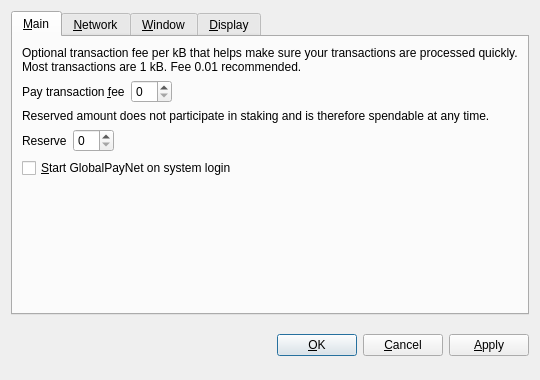
<?xml version="1.0" encoding="UTF-8"?>
<ui version="4.0">
 <class>OptionsDialog</class>
 <widget class="QDialog" name="OptionsDialog">
  <property name="geometry">
   <rect>
    <x>0</x>
    <y>0</y>
    <width>540</width>
    <height>380</height>
   </rect>
  </property>
  <property name="windowTitle">
   <string>Options</string>
  </property>
  <property name="modal">
   <bool>true</bool>
  </property>
  <layout class="QVBoxLayout" name="verticalLayout">
   <item>
    <widget class="QTabWidget" name="tabWidget">
     <property name="tabPosition">
      <enum>QTabWidget::North</enum>
     </property>
     <property name="currentIndex">
      <number>0</number>
     </property>
     <widget class="QWidget" name="tabMain">
      <attribute name="title">
       <string>&amp;Main</string>
      </attribute>
      <layout class="QVBoxLayout" name="verticalLayout_Main">
       <item>
        <widget class="QLabel" name="transactionFeeInfoLabel">
         <property name="text">
          <string>Optional transaction fee per kB that helps make sure your transactions are processed quickly. Most transactions are 1 kB. Fee 0.01 recommended.</string>
         </property>
         <property name="textFormat">
          <enum>Qt::PlainText</enum>
         </property>
         <property name="wordWrap">
          <bool>true</bool>
         </property>
        </widget>
       </item>
       <item>
        <layout class="QHBoxLayout" name="horizontalLayoutFee">
         <item>
          <widget class="QLabel" name="transactionFeeLabel">
           <property name="text">
            <string>Pay transaction &amp;fee</string>
           </property>
           <property name="textFormat">
            <enum>Qt::PlainText</enum>
           </property>
           <property name="buddy">
            <cstring>transactionFee</cstring>
           </property>
          </widget>
         </item>
         <item>
          <widget class="BitcoinAmountField" name="transactionFee"/>
         </item>
         <item>
          <spacer name="horizontalSpacerFee">
           <property name="orientation">
            <enum>Qt::Horizontal</enum>
           </property>
           <property name="sizeHint" stdset="0">
            <size>
             <width>40</width>
             <height>20</height>
            </size>
           </property>
          </spacer>
         </item>
        </layout>
       </item>
       <item>
        <widget class="QLabel" name="reserveBalanceInfoLabel">
         <property name="text">
          <string>Reserved amount does not participate in staking and is therefore spendable at any time.</string>
         </property>
         <property name="textFormat">
          <enum>Qt::PlainText</enum>
         </property>
         <property name="wordWrap">
          <bool>true</bool>
         </property>
        </widget>
       </item>
       <item>
        <layout class="QHBoxLayout" name="horizontalLayoutReserveBalance">
         <item>
          <widget class="QLabel" name="reserveBalanceLabel">
           <property name="text">
            <string>Reserve</string>
           </property>
           <property name="textFormat">
            <enum>Qt::PlainText</enum>
           </property>
           <property name="buddy">
            <cstring>reserveBalance</cstring>
           </property>
          </widget>
         </item>
         <item>
          <widget class="BitcoinAmountField" name="reserveBalance"/>
         </item>
         <item>
          <spacer name="horizontalSpacerReserveBalance">
           <property name="orientation">
            <enum>Qt::Horizontal</enum>
           </property>
           <property name="sizeHint" stdset="0">
            <size>
             <width>40</width>
             <height>20</height>
            </size>
           </property>
          </spacer>
         </item>
        </layout>
       </item>
       <item>
        <widget class="QCheckBox" name="bitcoinAtStartup">
         <property name="toolTip">
          <string>Automatically start GlobalPayNet after logging in to the system.</string>
         </property>
         <property name="text">
          <string>&amp;Start GlobalPayNet on system login</string>
         </property>
        </widget>
       </item>
       <item>
        <spacer name="verticalSpacer_Main">
         <property name="orientation">
          <enum>Qt::Vertical</enum>
         </property>
         <property name="sizeHint" stdset="0">
          <size>
           <width>20</width>
           <height>40</height>
          </size>
         </property>
        </spacer>
       </item>
      </layout>
     </widget>
     <widget class="QWidget" name="tabNetwork">
      <attribute name="title">
       <string>&amp;Network</string>
      </attribute>
      <layout class="QVBoxLayout" name="verticalLayout_Network">
       <item>
        <widget class="QCheckBox" name="mapPortUpnp">
         <property name="toolTip">
          <string>Automatically open the GlobalPayNet client port on the router. This only works when your router supports UPnP and it is enabled.</string>
         </property>
         <property name="text">
          <string>Map port using &amp;UPnP</string>
         </property>
        </widget>
       </item>
       <item>
        <widget class="QCheckBox" name="connectSocks">
         <property name="toolTip">
          <string>Connect to the GlobalPayNet network through a SOCKS proxy (e.g. when connecting through Tor).</string>
         </property>
         <property name="text">
          <string>&amp;Connect through SOCKS proxy:</string>
         </property>
        </widget>
       </item>
       <item>
        <layout class="QHBoxLayout" name="horizontalLayout_Network">
         <item>
          <widget class="QLabel" name="proxyIpLabel">
           <property name="text">
            <string>Proxy &amp;IP:</string>
           </property>
           <property name="textFormat">
            <enum>Qt::PlainText</enum>
           </property>
           <property name="buddy">
            <cstring>proxyIp</cstring>
           </property>
          </widget>
         </item>
         <item>
          <widget class="QValidatedLineEdit" name="proxyIp">
           <property name="maximumSize">
            <size>
             <width>140</width>
             <height>16777215</height>
            </size>
           </property>
           <property name="toolTip">
            <string>IP address of the proxy (e.g. 127.0.0.1)</string>
           </property>
          </widget>
         </item>
         <item>
          <widget class="QLabel" name="proxyPortLabel">
           <property name="text">
            <string>&amp;Port:</string>
           </property>
           <property name="textFormat">
            <enum>Qt::PlainText</enum>
           </property>
           <property name="buddy">
            <cstring>proxyPort</cstring>
           </property>
          </widget>
         </item>
         <item>
          <widget class="QLineEdit" name="proxyPort">
           <property name="maximumSize">
            <size>
             <width>55</width>
             <height>16777215</height>
            </size>
           </property>
           <property name="toolTip">
            <string>Port of the proxy (e.g. 9050)</string>
           </property>
          </widget>
         </item>
         <item>
          <widget class="QLabel" name="socksVersionLabel">
           <property name="text">
            <string>SOCKS &amp;Version:</string>
           </property>
           <property name="textFormat">
            <enum>Qt::PlainText</enum>
           </property>
           <property name="buddy">
            <cstring>socksVersion</cstring>
           </property>
          </widget>
         </item>
         <item>
          <widget class="QValueComboBox" name="socksVersion">
           <property name="toolTip">
            <string>SOCKS version of the proxy (e.g. 5)</string>
           </property>
          </widget>
         </item>
         <item>
          <spacer name="horizontalSpacer_Network">
           <property name="orientation">
            <enum>Qt::Horizontal</enum>
           </property>
           <property name="sizeHint" stdset="0">
            <size>
             <width>40</width>
             <height>20</height>
            </size>
           </property>
          </spacer>
         </item>
        </layout>
       </item>
       <item>
        <spacer name="verticalSpacer_Network">
         <property name="orientation">
          <enum>Qt::Vertical</enum>
         </property>
         <property name="sizeHint" stdset="0">
          <size>
           <width>20</width>
           <height>40</height>
          </size>
         </property>
        </spacer>
       </item>
      </layout>
     </widget>
     <widget class="QWidget" name="tabWindow">
      <attribute name="title">
       <string>&amp;Window</string>
      </attribute>
      <layout class="QVBoxLayout" name="verticalLayout_Window">
       <item>
        <widget class="QCheckBox" name="minimizeToTray">
         <property name="toolTip">
          <string>Show only a tray icon after minimizing the window.</string>
         </property>
         <property name="text">
          <string>&amp;Minimize to the tray instead of the taskbar</string>
         </property>
        </widget>
       </item>
       <item>
        <widget class="QCheckBox" name="minimizeOnClose">
         <property name="toolTip">
          <string>Minimize instead of exit the application when the window is closed. When this option is enabled, the application will be closed only after selecting Quit in the menu.</string>
         </property>
         <property name="text">
          <string>M&amp;inimize on close</string>
         </property>
        </widget>
       </item>
       <item>
        <spacer name="verticalSpacer_Window">
         <property name="orientation">
          <enum>Qt::Vertical</enum>
         </property>
         <property name="sizeHint" stdset="0">
          <size>
           <width>20</width>
           <height>40</height>
          </size>
         </property>
        </spacer>
       </item>
      </layout>
     </widget>
     <widget class="QWidget" name="tabDisplay">
      <attribute name="title">
       <string>&amp;Display</string>
      </attribute>
      <layout class="QVBoxLayout" name="verticalLayout_Display">
       <item>
        <layout class="QHBoxLayout" name="horizontalLayout_1_Display">
         <item>
          <widget class="QLabel" name="langLabel">
           <property name="text">
            <string>User Interface &amp;language:</string>
           </property>
           <property name="textFormat">
            <enum>Qt::PlainText</enum>
           </property>
           <property name="buddy">
            <cstring>lang</cstring>
           </property>
          </widget>
         </item>
         <item>
          <widget class="QValueComboBox" name="lang">
           <property name="toolTip">
            <string>The user interface language can be set here. This setting will take effect after restarting GlobalPayNet.</string>
           </property>
          </widget>
         </item>
        </layout>
       </item>
       <item>
        <layout class="QHBoxLayout" name="horizontalLayout_2_Display">
         <item>
          <widget class="QLabel" name="unitLabel">
           <property name="text">
            <string>&amp;Unit to show amounts in:</string>
           </property>
           <property name="textFormat">
            <enum>Qt::PlainText</enum>
           </property>
           <property name="buddy">
            <cstring>unit</cstring>
           </property>
          </widget>
         </item>
         <item>
          <widget class="QValueComboBox" name="unit">
           <property name="toolTip">
            <string>Choose the default subdivision unit to show in the interface and when sending coins.</string>
           </property>
          </widget>
         </item>
        </layout>
       </item>
       <item>
        <widget class="QCheckBox" name="displayAddresses">
         <property name="toolTip">
          <string>Whether to show GlobalPayNet addresses in the transaction list or not.</string>
         </property>
         <property name="text">
          <string>&amp;Display addresses in transaction list</string>
         </property>
        </widget>
       </item>
       <item>
        <widget class="QCheckBox" name="coinControlFeatures">
         <property name="toolTip">
          <string>Whether to show coin control features or not.</string>
         </property>
         <property name="text">
          <string>Display coin &amp;control features (experts only!)</string>
         </property>
        </widget>
       </item>
       <item>
        <spacer name="verticalSpacer_Display">
         <property name="orientation">
          <enum>Qt::Vertical</enum>
         </property>
         <property name="sizeHint" stdset="0">
          <size>
           <width>20</width>
           <height>40</height>
          </size>
         </property>
        </spacer>
       </item>
      </layout>
     </widget>
    </widget>
   </item>
   <item>
    <layout class="QHBoxLayout" name="horizontalLayout_Buttons">
     <item>
      <spacer name="horizontalSpacer_1">
       <property name="orientation">
        <enum>Qt::Horizontal</enum>
       </property>
       <property name="sizeHint" stdset="0">
        <size>
         <width>40</width>
         <height>48</height>
        </size>
       </property>
      </spacer>
     </item>
     <item>
      <widget class="QLabel" name="statusLabel">
       <property name="font">
        <font>
         <weight>75</weight>
         <bold>true</bold>
        </font>
       </property>
       <property name="text">
        <string/>
       </property>
       <property name="textFormat">
        <enum>Qt::PlainText</enum>
       </property>
       <property name="wordWrap">
        <bool>true</bool>
       </property>
      </widget>
     </item>
     <item>
      <spacer name="horizontalSpacer_2">
       <property name="orientation">
        <enum>Qt::Horizontal</enum>
       </property>
       <property name="sizeHint" stdset="0">
        <size>
         <width>40</width>
         <height>48</height>
        </size>
       </property>
      </spacer>
     </item>
     <item>
      <widget class="QPushButton" name="okButton">
       <property name="text">
        <string>&amp;OK</string>
       </property>
      </widget>
     </item>
     <item>
      <widget class="QPushButton" name="cancelButton">
       <property name="text">
        <string>&amp;Cancel</string>
       </property>
       <property name="autoDefault">
        <bool>false</bool>
       </property>
      </widget>
     </item>
     <item>
      <widget class="QPushButton" name="applyButton">
       <property name="text">
        <string>&amp;Apply</string>
       </property>
       <property name="autoDefault">
        <bool>false</bool>
       </property>
      </widget>
     </item>
    </layout>
   </item>
  </layout>
 </widget>
 <customwidgets>
  <customwidget>
   <class>BitcoinAmountField</class>
   <extends>QSpinBox</extends>
   <header>bitcoinamountfield.h</header>
  </customwidget>
  <customwidget>
   <class>QValueComboBox</class>
   <extends>QComboBox</extends>
   <header>qvaluecombobox.h</header>
  </customwidget>
  <customwidget>
   <class>QValidatedLineEdit</class>
   <extends>QLineEdit</extends>
   <header>qvalidatedlineedit.h</header>
  </customwidget>
 </customwidgets>
 <resources/>
 <connections/>
</ui>
